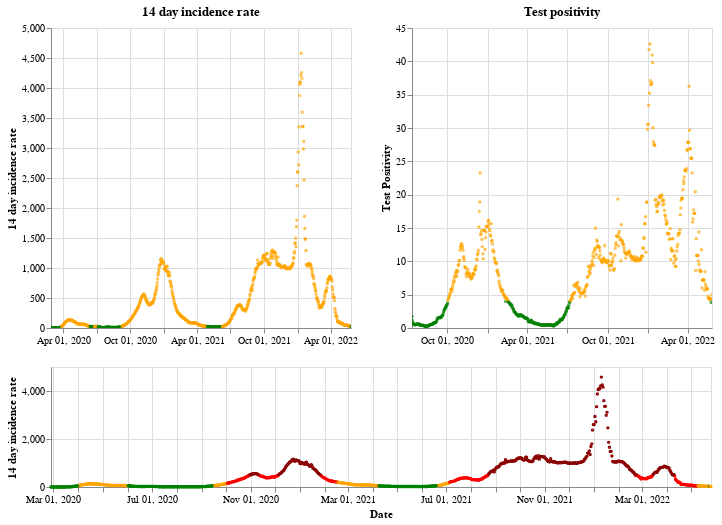

Notebook code for this chart:
### Markdown cell above
## Wales

### Code cell
plot_traffic_light('Wales')

### Figure 1 — Vega-Lite specification as saved in the notebook (floating-point values rounded to 4 significant figures; data arrays with more than 128 entries replaced by an {"elided": "..."} marker saying what was removed)
{"config": {"view": {"continuousWidth": 400, "continuousHeight": 300}}, "vconcat": [{"hconcat": [{"mark": {"type": "point", "size": 2}, "encoding": {"color": {"condition": {"value": "green", "test": "(datum.twoWeeklyCasesRate <= 25)"}, "value": "orange"}, "tooltip": [{"type": "nominal", "field": "areaName"}, {"type": "temporal", "field": "date"}, {"type": "quantitative", "field": "twoWeeklyCasesRate"}, {"type": "quantitative", "field": "testPositivity"}], "x": {"type": "temporal", "axis": {"title": ""}, "field": "date", "scale": {"domain": {"selection": "DateBrush"}}, "timeUnit": "yearmonthdate"}, "y": {"type": "quantitative", "axis": {"title": "14 day incidence rate"}, "field": "twoWeeklyCasesRate"}}, "title": "14 day incidence rate", "width": 300}, {"mark": {"type": "point", "size": 2}, "encoding": {"color": {"condition": {"value": "green", "test": "(datum.testPositivity <= 4)"}, "value": "orange"}, "tooltip": [{"type": "nominal", "field": "areaName"}, {"type": "temporal", "field": "date"}, {"type": "quantitative", "field": "twoWeeklyCasesRate"}, {"type": "quantitative", "field": "testPositivity"}], "x": {"type": "temporal", "axis": {"title": ""}, "field": "date", "scale": {"domain": {"selection": "DateBrush"}}, "timeUnit": "yearmonthdate"}, "y": {"type": "quantitative", "axis": {"title": "Test Positivity"}, "field": "testPositivity"}}, "title": "Test positivity", "width": 300}]}, {"layer": [{"mark": {"type": "point", "size": 2}, "encoding": {"color": {"condition": {"value": "orange", "test": "(((datum.testPositivity < 4) && (datum.twoWeeklyCasesRate >= 50)) && (datum.twoWeeklyCasesRate < 200))"}, "value": "red"}, "opacity": {"condition": {"value": 1, "test": "((datum.twoWeeklyCasesRate >= 50) && (datum.twoWeeklyCasesRate < 500))"}, "value": 0}, "tooltip": [{"type": "nominal", "field": "areaName"}, {"type": "temporal", "field": "date"}, {"type": "quantitative", "field": "twoWeeklyCasesRate"}, {"type": "quantitative", "field": "testPositivity"}], "x": {"type": "temporal", "axis": {"title": "Date"}, "field": "date", "timeUnit": "yearmonthdate"}, "y": {"type": "quantitative", "axis": {"title": "14 day incidence rate"}, "field": "twoWeeklyCasesRate"}}, "selection": {"DateBrush": {"type": "interval", "encodings": ["x"], "fields": ["Time"]}}}, {"mark": {"type": "point", "size": 2}, "encoding": {"color": {"value": "darkred"}, "opacity": {"condition": {"value": 1, "test": "(datum.twoWeeklyCasesRate >= 500)"}, "value": 0}, "tooltip": [{"type": "nominal", "field": "areaName"}, {"type": "temporal", "field": "date"}, {"type": "quantitative", "field": "twoWeeklyCasesRate"}, {"type": "quantitative", "field": "testPositivity"}], "x": {"type": "temporal", "axis": {"title": "Date"}, "field": "date", "timeUnit": "yearmonthdate"}, "y": {"type": "quantitative", "axis": {"title": "14 day incidence rate"}, "field": "twoWeeklyCasesRate"}}}, {"mark": {"type": "point", "size": 2}, "encoding": {"color": {"condition": {"value": "green", "test": "((datum.testPositivity < 4) && (datum.twoWeeklyCasesRate < 50))"}, "value": "orange"}, "opacity": {"condition": {"value": 1, "test": "(datum.twoWeeklyCasesRate < 50)"}, "value": 0}, "tooltip": [{"type": "nominal", "field": "areaName"}, {"type": "temporal", "field": "date"}, {"type": "quantitative", "field": "twoWeeklyCasesRate"}, {"type": "quantitative", "field": "testPositivity"}], "x": {"type": "temporal", "axis": {"title": "Date"}, "field": "date", "timeUnit": "yearmonthdate"}, "y": {"type": "quantitative", "axis": {"title": "14 day incidence rate"}, "field": "twoWeeklyCasesRate"}}}], "height": 120, "width": 660}], "data": {"name": "data-ce8ac5f1e74c81911fca43b671925b89"}, "$schema": "https://vega.github.io/schema/vega-lite/v4.8.1.json", "datasets": {"data-ce8ac5f1e74c81911fca43b671925b89": {"elided": "820 records"}}}
